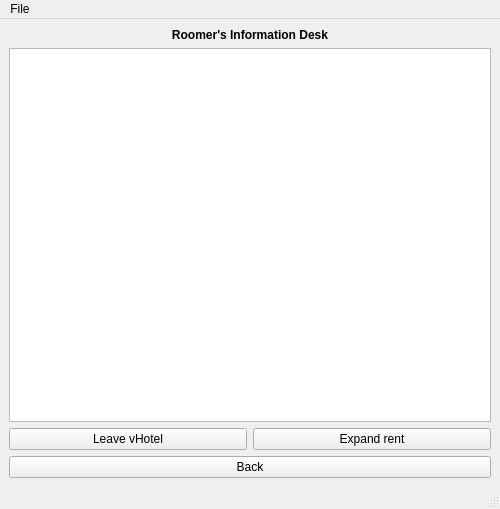
<?xml version="1.0" encoding="UTF-8"?>
<ui version="4.0">
 <class>MainWindow</class>
 <widget class="QMainWindow" name="MainWindow">
  <property name="geometry">
   <rect>
    <x>0</x>
    <y>0</y>
    <width>500</width>
    <height>509</height>
   </rect>
  </property>
  <property name="windowTitle">
   <string>vHotel Inc.</string>
  </property>
  <widget class="QWidget" name="centralwidget">
   <layout class="QGridLayout" name="gridLayout">
    <item row="2" column="0">
     <widget class="QPushButton" name="Leave">
      <property name="sizePolicy">
       <sizepolicy hsizetype="Preferred" vsizetype="Minimum">
        <horstretch>0</horstretch>
        <verstretch>0</verstretch>
       </sizepolicy>
      </property>
      <property name="styleSheet">
       <string notr="true">font: 18pt &quot;Narkisim&quot;;</string>
      </property>
      <property name="text">
       <string>Leave vHotel</string>
      </property>
     </widget>
    </item>
    <item row="1" column="0" colspan="2">
     <widget class="QTextBrowser" name="RoomersDesk">
      <property name="sizePolicy">
       <sizepolicy hsizetype="Expanding" vsizetype="MinimumExpanding">
        <horstretch>0</horstretch>
        <verstretch>0</verstretch>
       </sizepolicy>
      </property>
     </widget>
    </item>
    <item row="2" column="1">
     <widget class="QPushButton" name="Expand">
      <property name="styleSheet">
       <string notr="true">font: 18pt &quot;Narkisim&quot;;</string>
      </property>
      <property name="text">
       <string>Expand rent</string>
      </property>
     </widget>
    </item>
    <item row="3" column="0" colspan="2">
     <widget class="QPushButton" name="Back">
      <property name="styleSheet">
       <string notr="true">font: 18pt &quot;Narkisim&quot;;</string>
      </property>
      <property name="text">
       <string>Back</string>
      </property>
     </widget>
    </item>
    <item row="0" column="0" colspan="2">
     <widget class="QLabel" name="label_info">
      <property name="styleSheet">
       <string notr="true">font: 18pt &quot;Narkisim&quot;;</string>
      </property>
      <property name="text">
       <string>&lt;html&gt;&lt;head/&gt;&lt;body&gt;&lt;p align=&quot;center&quot;&gt;&lt;span style=&quot; font-weight:600;&quot;&gt;Roomer's Information Desk&lt;/span&gt;&lt;/p&gt;&lt;/body&gt;&lt;/html&gt;</string>
      </property>
     </widget>
    </item>
   </layout>
  </widget>
  <widget class="QMenuBar" name="menubar">
   <property name="geometry">
    <rect>
     <x>0</x>
     <y>0</y>
     <width>500</width>
     <height>21</height>
    </rect>
   </property>
   <widget class="QMenu" name="menuFile">
    <property name="title">
     <string>File</string>
    </property>
    <addaction name="actionHelp"/>
   </widget>
   <addaction name="menuFile"/>
  </widget>
  <widget class="QStatusBar" name="statusbar"/>
  <action name="actionHelp">
   <property name="text">
    <string>Help</string>
   </property>
  </action>
 </widget>
 <resources/>
 <connections/>
</ui>
